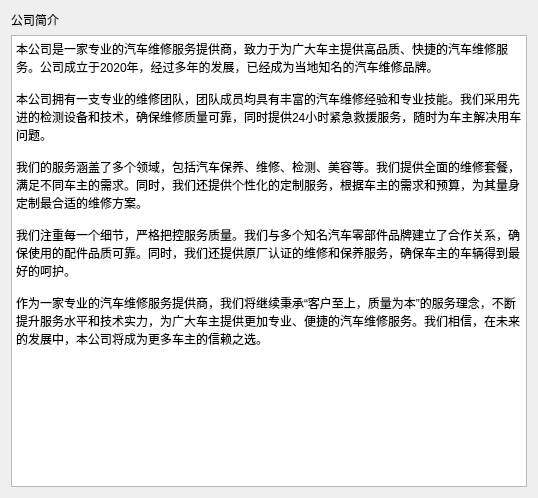
<?xml version="1.0" encoding="UTF-8"?>
<ui version="4.0">
 <class>CompanyInfoView</class>
 <widget class="QWidget" name="CompanyInfoView">
  <property name="geometry">
   <rect>
    <x>0</x>
    <y>0</y>
    <width>538</width>
    <height>498</height>
   </rect>
  </property>
  <property name="windowTitle">
   <string>Form</string>
  </property>
  <layout class="QVBoxLayout" name="verticalLayout">
   <item>
    <widget class="QLabel" name="label">
     <property name="text">
      <string>公司简介</string>
     </property>
    </widget>
   </item>
   <item>
    <widget class="QPlainTextEdit" name="plainTextEdit">
     <property name="plainText">
      <string>本公司是一家专业的汽车维修服务提供商，致力于为广大车主提供高品质、快捷的汽车维修服务。公司成立于2020年，经过多年的发展，已经成为当地知名的汽车维修品牌。

本公司拥有一支专业的维修团队，团队成员均具有丰富的汽车维修经验和专业技能。我们采用先进的检测设备和技术，确保维修质量可靠，同时提供24小时紧急救援服务，随时为车主解决用车问题。

我们的服务涵盖了多个领域，包括汽车保养、维修、检测、美容等。我们提供全面的维修套餐，满足不同车主的需求。同时，我们还提供个性化的定制服务，根据车主的需求和预算，为其量身定制最合适的维修方案。

我们注重每一个细节，严格把控服务质量。我们与多个知名汽车零部件品牌建立了合作关系，确保使用的配件品质可靠。同时，我们还提供原厂认证的维修和保养服务，确保车主的车辆得到最好的呵护。

作为一家专业的汽车维修服务提供商，我们将继续秉承“客户至上，质量为本”的服务理念，不断提升服务水平和技术实力，为广大车主提供更加专业、便捷的汽车维修服务。我们相信，在未来的发展中，本公司将成为更多车主的信赖之选。</string>
     </property>
    </widget>
   </item>
  </layout>
 </widget>
 <resources/>
 <connections/>
</ui>
